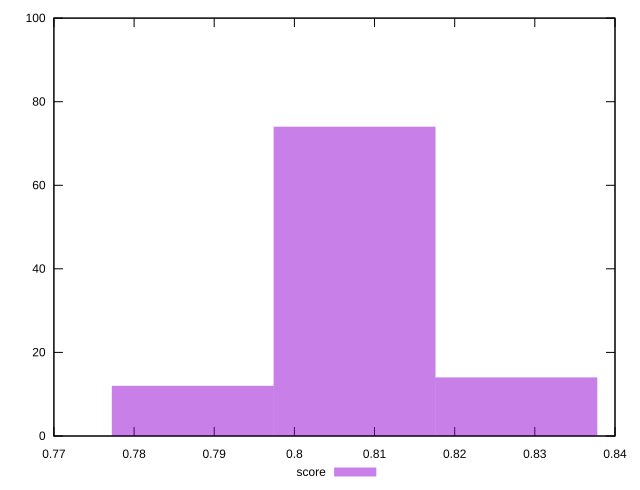

Recreate this plot in gnuplot.
reset
set terminal svg size 640, 490
set output "reprap/largest-contentful-paint/samples/pages+cached+noexternal+nofonts+nosvg+noimg/score/histogram.svg"

$score <<EOF
0.8276857489634082 14
0.8074982916716178 74
0.7873108343798274 12
EOF

set key outside below
set boxwidth 0.020187457291790445
set yrange [0:100]
set style fill transparent solid 0.5 noborder

plot \
  $score title "score" with boxes, \


reset
